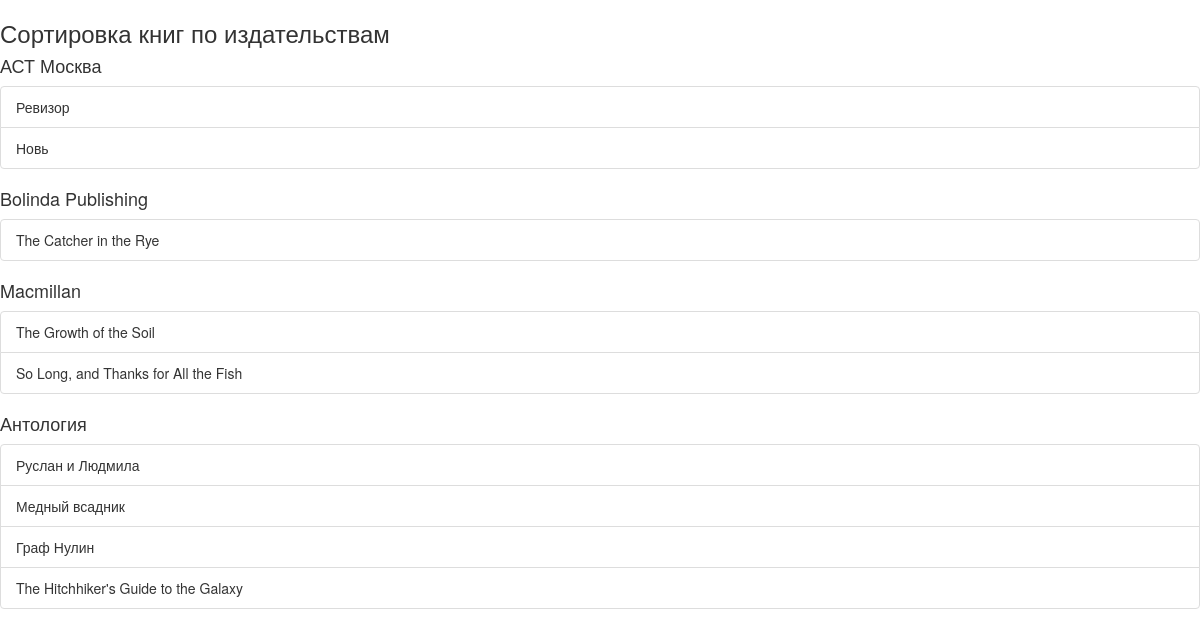
The app's page /publish_list, older data.
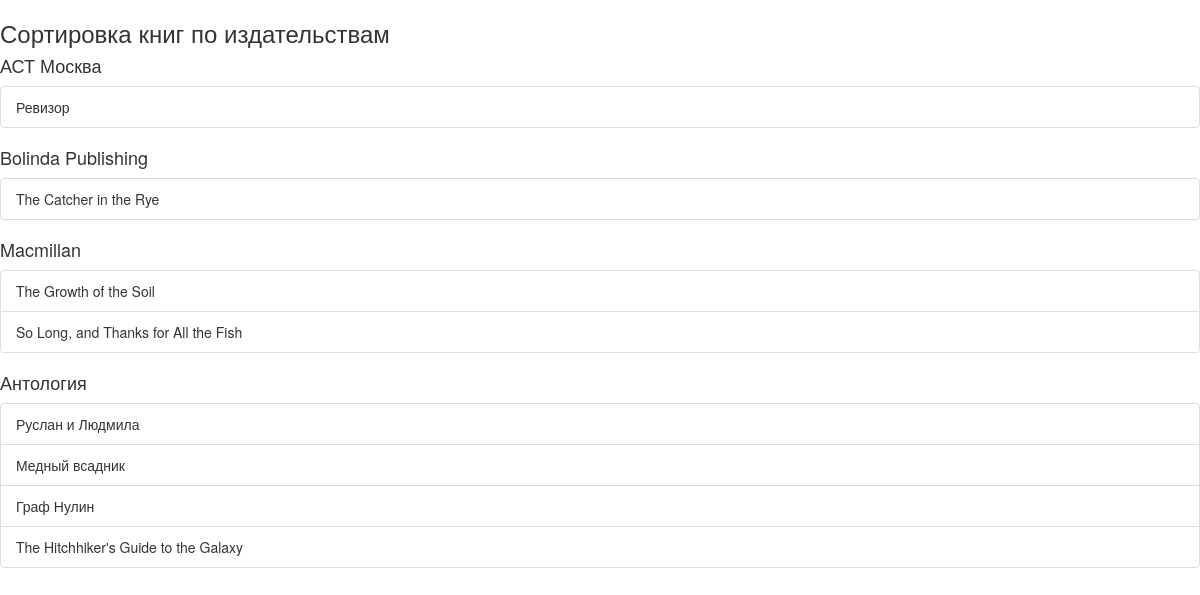
The same page, newer data.
### p_library/models.py (models this page shows, shortened)
class Publisher(models.Model):
    pub_name = models.TextField("Название издательства")
    pub_city = models.TextField("Город издательства")
    pub_site = models.TextField("Сайт издательства")
    foundation_year = models.SmallIntegerField("Год основания")
    class Meta:
        verbose_name = "Издательство"
        verbose_name_plural = "Издательства"

class Book(models.Model):
    ISBN = models.CharField(max_length=13)
    title = models.TextField()
    description = models.TextField()
    publisher = models.ForeignKey(Publisher, on_delete=models.CASCADE, related_name="book_publisher", verbose_name= ("Издательство"))
    year_release = models.SmallIntegerField()
    author = models.ForeignKey(Author, on_delete=models.CASCADE, related_name="book_author")
    copy_count = models.PositiveSmallIntegerField(default=1)
    price = models.DecimalField(decimal_places=2, max_digits=8, default=0)
    class Meta:
        verbose_name = "Книга"
        verbose_name_plural = "Книги"

### p_library/views.py (the view)
# urls.py: path('publish_list', views.publish_list),
def publish_list(request):
    template = loader.get_template('publish_list.html')
    pub_list = Publisher.objects.all()
    pub_data = {}
    for pub in pub_list:
        pub_data['%s' % pub.pub_name] = [book.title for book in Book.objects.filter(publisher=pub.id)] # Book.objects.all().filter(publisher=pub.id) #
    print(pub_data)
    biblio_data = {
        'pub_data': pub_data,
    }
    return HttpResponse(template.render(biblio_data))

### p_library/templates/publish_list.html (shortened to what this page needs)
<!DOCTYPE html>
<html lang="en">
<head>
    {% load bootstrap3 %}
    {% bootstrap_css %}
</head>
<body>
    <h3>Сортировка книг по издательствам</h3>
    {% for key, value in pub_data.items %}
        <h4>{{ key }}</h4>
        <ul class="list-group list">
            {% for book in value %}
                <li class="list-group-item">
                    {{ book }}
                </li>
            {% endfor %}
        </ul>
    {% endfor %}
</body>
</html>

Row changes from the older to the newer data that the page shows:
removed Book: value "Новь"
